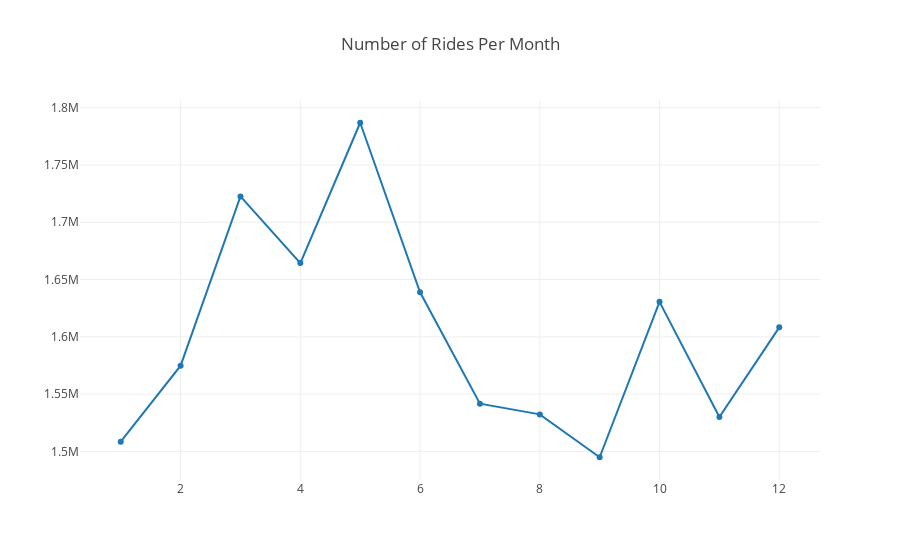

The cell this chart's notebook holds for it:
### Code cell
#plot using plotly
from plotly import __version__
from plotly.offline import download_plotlyjs, init_notebook_mode, plot, iplot
import plotly.graph_objs as go
init_notebook_mode(connected=True)


months = [item[0] for item in monthCounts]
count = [item[1] for item in monthCounts]
rides_per_month = {"month":months, "rides_count": count}
rides_per_month = pd.DataFrame(rides_per_month)
rides_per_month = rides_per_month.sort_values(by = "month")
rides_per_month.head()

data = [
    go.Scatter(
        x=rides_per_month['month'], # assign x as the dataframe column 'x'
        y=rides_per_month['rides_count']
    )
]

layout = go.Layout(title='Number of Rides Per Month')
fig = go.Figure(data=data, layout=layout)

plot(fig, filename='basic-line.html')
iplot(fig, filename='basic-line')

### Figure 1 — Plotly figure (JSON) as saved in the notebook; plotly's stock layout.template omitted (floating-point values rounded to 4 significant figures)
{"data": [{"type": "scatter", "uid": "43b2db88-e937-11e8-a0ba-c8d3ffcdad54", "x": [1, 2, 3, 4, 5, 6, 7, 8, 9, 10, 11, 12], "y": [1508501, 1574830, 1722574, 1664394, 1786848, 1638868, 1541671, 1532343, 1494926, 1630536, 1529984, 1608290]}], "layout": {"title": "Number of Rides Per Month"}}
